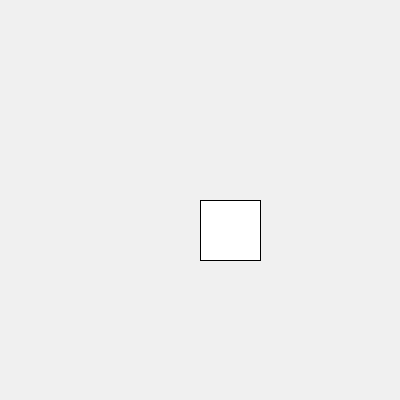
Frame 1 (no input)
Frame 60 (the mouse pressed at the canvas centre just before this capture): identical to frame 1, image omitted
Frame 120 (the mouse held since frame 60 and released just before this capture): identical to frame 1, image omitted

The Processing sketch that drew this single still picture (run headless with seeded random() and noise(); from frame 60 on, the mouse is pressed at the canvas centre):

// Processing sketch: moving_square
// ── moving_square.pde


float x, y;

void setup(){
  size(400,400);
  x = height /2;
  y = height /2;
  
  frameRate(60);
}

void draw(){
  
  background(240);
  rect(x ,y, 60, 60);
  
  
}

void keyPressed(){
  
  if (key == 'w'){  
    y = y - 10;
  } else if (key == 's'){
    y = y +10;
  } else if (key == 'a') {
    x = x - 10; // Move left
  } else if (key == 'd') {
    x = x + 10; // Move right
  }
  
  
  
}
